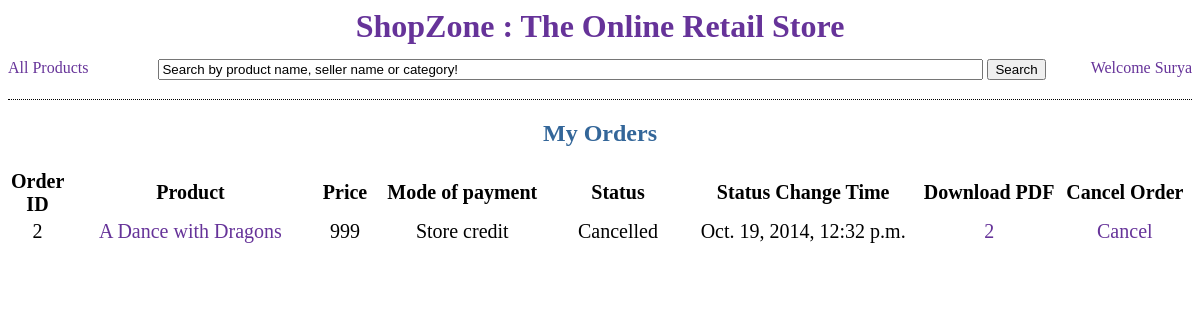
The app's page /shop/my_orders/, older data.
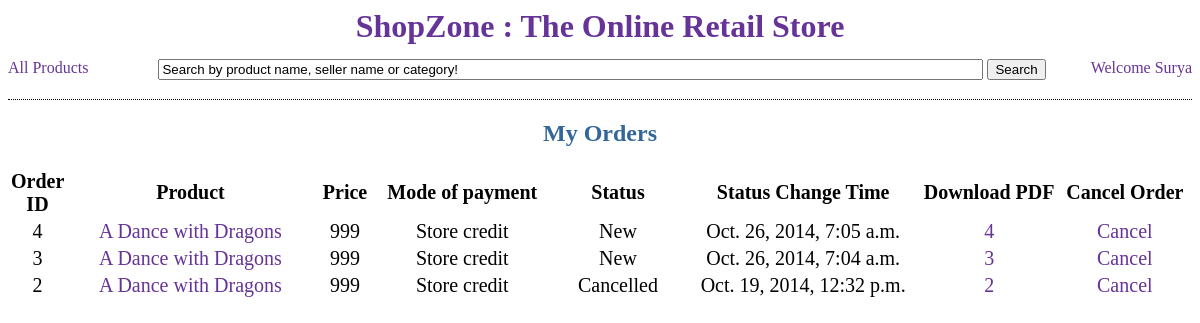
The same page, newer data.
### store/models.py (models this page shows, shortened)
class Order(models.Model):
    STATUS_LEVELS = (
        (1, 'New'),
        (2, 'Shipping'),
        (3, 'Delivered'),
        (4, 'Returned'),
        (5, 'Cancelled'),
        )
    PAYMENT_TYPES = (
        (1, 'Paid from store credit'),
        (2, 'Cash on delivery')
    )
    customer = models.ForeignKey(Customer)
    product = models.ForeignKey(Product)
    payment_type = models.IntegerField(choices=PAYMENT_TYPES, default=1)
    status = models.IntegerField(choices=STATUS_LEVELS, default=1)
    status_change_time = models.DateTimeField('Status Change Time')

class Product(models.Model):
    product_name = models.CharField(max_length=30)
    number_sold = models.IntegerField(default=0)
    price = models.IntegerField(default=0)
    description = models.CharField(max_length=50)
    category = models.ForeignKey(SubCategory)
    seller = models.ForeignKey(Seller)
    def __str__(self):
        return self.product_name

### store/views.py (the view)
# urls.py: url(r'^my_orders/(?P<order_id>\d+)/$', views.my_order_pdf),
def my_orders(request): ## VTR1 Done.
    try:
        if user is None:
            return HttpResponseRedirect('/shop/login/')
    except:
        return HttpResponseRedirect('/shop/login/')
    orders = Order.objects.all().filter(customer__customer_name=user.username).order_by('-status_change_time')
    context = {'user':user, 'orders':orders}
    return render(request, 'store/my_orders.html', context)

### store/templates/store/my_orders.html (shortened to what this page needs)
<html>
	<head>
	</head>
	{% include "store/top.html" %}
		<div>
			<h2 align="center" style="color:#336699">My Orders</h2>
		</div>
		<div align="center">
			<table align="center" style="font-size:1.25em">
				<tr align="center">
					<th width=50px> Order ID </th>
					<th width=300px> Product </th>
					<th width=60px> Price </th>
					<th width=200px> Mode of payment </th>
					<th width=150px> Status </th>
					<th width=280px> Status Change Time </th>
					<th width=150px> Download PDF </th>
					<th width=150px> Cancel Order </th>
				</tr>
				{% for i in orders %}
				<tr align="center">
					<td> {{ i.pk }} </td>
					<td> <a href="/shop/{{i.product.pk }}"><div class="linkdiv">{{ i.product }} </div></a></td>
					<td> {{ i.product.price }} </td>
					<td> {% if i.payment_type == 1 %} Store credit
						{% else %} Cash on delivery
						{% endif %} </td>
					<td> {% if i.status == 1 %} New
						{% elif i.status == 2 %} Shipping
						{% elif i.status == 3 %} Delivered
						{% elif i.status == 4 %} Returned
						{% else %} Cancelled
						{% endif %} </td>
					<td> {{ i.status_change_time }} </td>
					<td> <a href="/shop/my_orders/{{ i.pk }}/" target="_blank"> <div class="linkdiv"> {{ i.pk }} </div> </a> </td>
					{% if i.status == 5 %}
						<td> <a href="/shop/cancel_order/{{ i.pk }}" target="_blank"><div class="linkdiv"> Cancel </div></a></td>
					{% elif i.status == 3 %}
						<td> <a href="/shop/cancel_order/{{ i.pk }}" target="_blank"><div class="linkdiv"> Cancel </div></a></td>
					{% else %}
						<td> <a href="/shop/cancel_order/{{ i.pk }}"><div class="linkdiv"> Cancel </div></a></td>
					{% endif %}
				</tr>
				{% endfor %}
		</div>
	{% include "store/bottom.html" %}

Row changes from the older to the newer data that the page shows:
added Order: pk "4", product "A Dance with Dragons", product.price "999", payment_type "Store credit", status "New", status_change_time "Oct. 26, 2014, 7:05 a.m."
added Order: pk "3", product "A Dance with Dragons", product.price "999", payment_type "Store credit", status "New", status_change_time "Oct. 26, 2014, 7:04 a.m."
